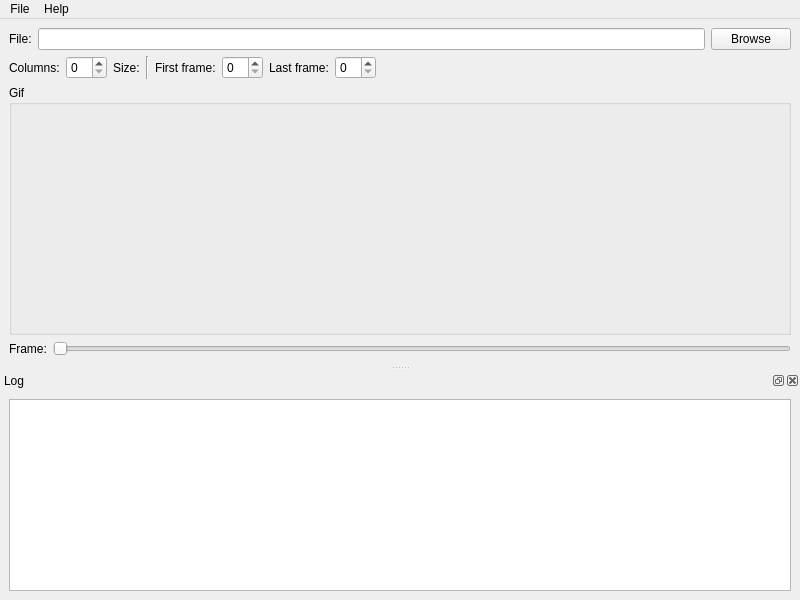
<?xml version="1.0" encoding="UTF-8"?>
<ui version="4.0">
 <class>MainWindow</class>
 <widget class="QMainWindow" name="MainWindow">
  <property name="geometry">
   <rect>
    <x>0</x>
    <y>0</y>
    <width>800</width>
    <height>600</height>
   </rect>
  </property>
  <property name="windowTitle">
   <string>Animation Convertor</string>
  </property>
  <property name="windowIcon">
   <iconset resource="res.qrc">
    <normaloff>:/icon.png</normaloff>:/icon.png</iconset>
  </property>
  <widget class="QWidget" name="centralwidget">
   <layout class="QVBoxLayout" name="verticalLayout" stretch="0,0,1,0">
    <item>
     <layout class="QHBoxLayout" name="horizontalLayout">
      <item>
       <widget class="QLabel" name="lbl_file">
        <property name="text">
         <string>File:</string>
        </property>
       </widget>
      </item>
      <item>
       <widget class="QLineEdit" name="edit_file"/>
      </item>
      <item>
       <widget class="QPushButton" name="button_browse">
        <property name="text">
         <string>Browse</string>
        </property>
       </widget>
      </item>
     </layout>
    </item>
    <item>
     <layout class="QHBoxLayout" name="horizontalLayout_3">
      <item>
       <widget class="QLabel" name="lbl_columns">
        <property name="text">
         <string>Columns:</string>
        </property>
       </widget>
      </item>
      <item>
       <widget class="QSpinBox" name="sbx_columns"/>
      </item>
      <item>
       <widget class="QLabel" name="lbl_size">
        <property name="text">
         <string>Size:</string>
        </property>
       </widget>
      </item>
      <item>
       <widget class="Line" name="line">
        <property name="orientation">
         <enum>Qt::Vertical</enum>
        </property>
       </widget>
      </item>
      <item>
       <widget class="QLabel" name="lbl_first">
        <property name="text">
         <string>First frame:</string>
        </property>
       </widget>
      </item>
      <item>
       <widget class="QSpinBox" name="sbx_first"/>
      </item>
      <item>
       <widget class="QLabel" name="lbl_last">
        <property name="text">
         <string>Last frame:</string>
        </property>
       </widget>
      </item>
      <item>
       <widget class="QSpinBox" name="sbx_last"/>
      </item>
      <item>
       <spacer name="horizontalSpacer">
        <property name="orientation">
         <enum>Qt::Horizontal</enum>
        </property>
        <property name="sizeHint" stdset="0">
         <size>
          <width>40</width>
          <height>20</height>
         </size>
        </property>
       </spacer>
      </item>
     </layout>
    </item>
    <item>
     <widget class="QGroupBox" name="gbx_gif">
      <property name="title">
       <string>Gif</string>
      </property>
      <layout class="QHBoxLayout" name="horizontalLayout_2">
       <item>
        <widget class="QLabel" name="lbl_gif">
         <property name="text">
          <string/>
         </property>
        </widget>
       </item>
      </layout>
     </widget>
    </item>
    <item>
     <layout class="QHBoxLayout" name="horizontalLayout_4">
      <item>
       <widget class="QLabel" name="lbl_currentFrame">
        <property name="text">
         <string>Frame:</string>
        </property>
       </widget>
      </item>
      <item>
       <widget class="QSlider" name="horizontalSlider">
        <property name="orientation">
         <enum>Qt::Horizontal</enum>
        </property>
       </widget>
      </item>
     </layout>
    </item>
   </layout>
  </widget>
  <widget class="QMenuBar" name="menubar">
   <property name="geometry">
    <rect>
     <x>0</x>
     <y>0</y>
     <width>800</width>
     <height>21</height>
    </rect>
   </property>
   <widget class="QMenu" name="menuFile">
    <property name="title">
     <string>File</string>
    </property>
    <addaction name="actionConvert"/>
    <addaction name="separator"/>
    <addaction name="actionExit"/>
   </widget>
   <widget class="QMenu" name="menuHelp">
    <property name="title">
     <string>Help</string>
    </property>
    <addaction name="actionAbout"/>
   </widget>
   <addaction name="menuFile"/>
   <addaction name="menuHelp"/>
  </widget>
  <widget class="QDockWidget" name="dockWidget">
   <property name="windowTitle">
    <string>Log</string>
   </property>
   <attribute name="dockWidgetArea">
    <number>8</number>
   </attribute>
   <widget class="QWidget" name="dockWidgetContents">
    <layout class="QVBoxLayout" name="verticalLayout_2">
     <item>
      <widget class="QTextEdit" name="edit_log"/>
     </item>
    </layout>
   </widget>
  </widget>
  <action name="actionExit">
   <property name="text">
    <string>Exit</string>
   </property>
  </action>
  <action name="actionConvert">
   <property name="text">
    <string>Convert</string>
   </property>
  </action>
  <action name="actionAbout">
   <property name="text">
    <string>About</string>
   </property>
  </action>
 </widget>
 <resources>
  <include location="res.qrc"/>
 </resources>
 <connections/>
</ui>
